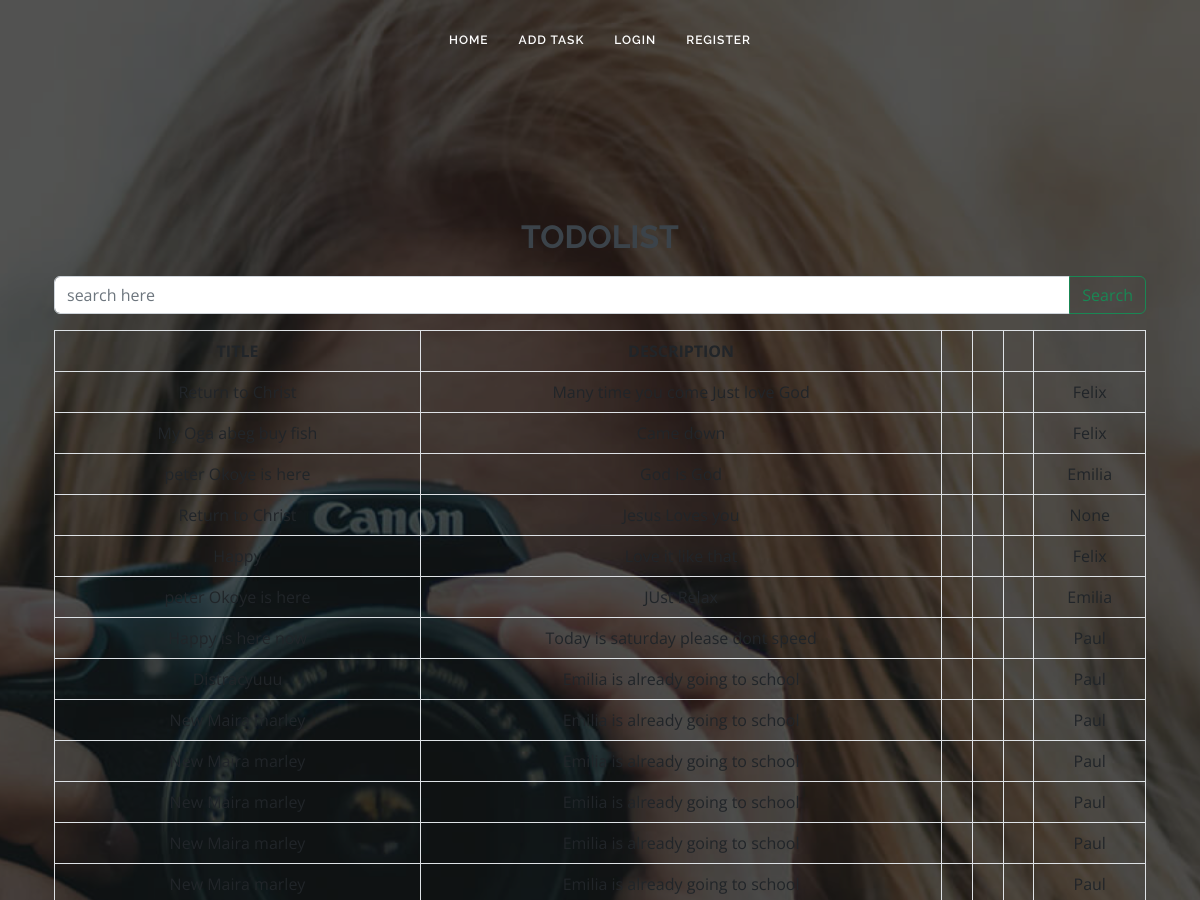
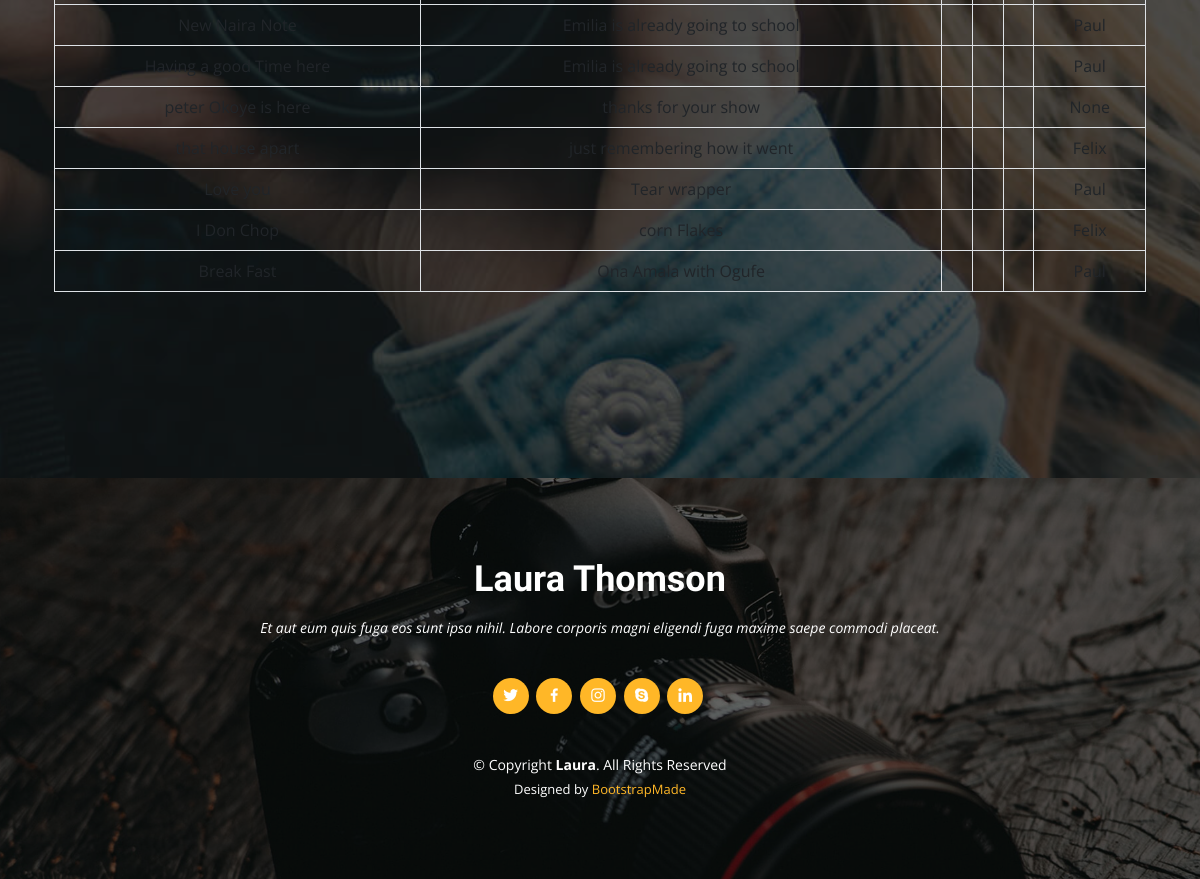
Screenshot of /todo/admins/ with the database file from the repository (2 pictures, top to bottom).
### todos/models.py (models this page shows, shortened)
class BlogTask(models.Model):
    user = models.ForeignKey(User, on_delete=models.CASCADE, blank=True, null=True)
    title = models.CharField(max_length=200)
    description = models.TextField(blank=True, null=True)
    completed = models.BooleanField(default=False)
    created = models.DateTimeField(auto_now_add=True)
    class Meta:
        ordering = ('completed', '-created')
        verbose_name = 'BlogTasks'

### todos/views.py (the view)
# urls.py: path('admins/', AdminView.as_view(), name='admins'),
class AdminView(ListView):
    template_name = 'todos/admin.html'
    model = BlogTask
    context_object_name = 'items'

### templates/todos/admin.html (shortened to what this page needs)
{% extends 'base.html' %}
{% load bootstrap5 %}
{% load bootstrap_icons %}
{% block content %}
{% load static %}
 <section id="about" class="about">
    <div class="container" data-aos="fade-up">
      <div class="section-title mt-5">
        <h2>Todolist</h2>
        <table class="table table-bordered">
          <div>
            <form action="{% url 'search' %}" method="get">
              <div class="input-group mb-3">
              <input type="text" class="form-control" name="q" placeholder="search here" >
              <button class="btn btn-outline-success" type="submit" id="button-addon2">Search</button>
            </div>
          </form>
        </div>
            <thead>
              <tr>
                <th scope="col">TITLE</th>
                <th scope="col">DESCRIPTION</th>
                <th scope="col"></th>
                <th scope="col"></th>
                <th scope="col"></th>
                <th scope="col">{% bs_icon 'person-fill'  size='1.3em' %}</th>
              </tr>
            </thead>
            <tbody>
                {% for item in items %}
                {% if item.completed == False %}
              <tr>
                <td>{{item.title}}</td>
                <td>{{item.description}}</td>
                <td>  {% if item.completed == True %} {% bs_icon 'check-all' color='green' size='1.5em' %} {% else  %} {% bs_icon 'app' color='blue' size='1.5em' %} {% endif%}</td>
                <td><a href="{% url 'update_task' item.id %}">{% bs_icon 'pencil-square' color='blue' size='1.3em' %}</a></i></td>
                <td><a href="{% url 'delete_task' item.id %}">{% bs_icon 'trash' color='red' size='1.3em' %}</a> </td>
                <td>{{item.user}}</td>
              </tr>
              {% else %}
              <tr>
                <td>{{item.title}}</td>
                <td>{{item.description}}</td>
                <td>  {% if item.completed == True %} {% bs_icon 'check-all' color='green' size='1.5em' %} {% else  %} {% bs_icon 'app' color='blue' size='1.5em' %} {% endif%}</td>
                <td><a href="{% url 'update_task' item.id %}">{% bs_icon 'pencil-square' color='blue' size='1.3em' %}</a></i></td>
                <td><a href="{% url 'delete_task' item.id %}">{% bs_icon 'trash' color='red' size='1.3em' %}</a> </td>
                <td>{{item.user}}</td>
              </tr>
              {% endif %}
            {% endfor %}
            </tbody>
          </table>
      </div>
    </div>
    </div>
  </section>
  {% endblock content %}

### templates/base.html (shortened to what this page needs)
{% load static %}
<!DOCTYPE html>
<html lang="en">
<head>
  {% load bootstrap_icons %}
  <link href="{%  static  'assets/vendor/bootstrap/css/bootstrap.min.css' %}" rel="stylesheet">
  <link href="{%  static  'assets/vendor/bootstrap-icons/bootstrap-icons.css' %}" rel="stylesheet">
  <link href="{%  static  'assets/vendor/boxicons/css/boxicons.min.css' %}" rel="stylesheet">
  <link href="{%  static  'assets/vendor/glightbox/css/glightbox.min.css' %}" rel="stylesheet">
  <link href="{%  static  'assets/vendor/swiper/swiper-bundle.min.css' %}" rel="stylesheet">
  <link href="{%  static  'assets/css/style.css' %}" rel="stylesheet">
</head>
<body>
  <header id="header" class="fixed-top d-flex justify-content-center align-items-center header-transparent">
    <nav id="navbar" class="navbar">
      <ul>
        {% if not user.is_authenticated %}
        <li><a class="nav-link scrollto " href="{% url 'tasklist'%}">Home</a></li>
          <li><a class="nav-link scrollto" href="{% url 'create'%}">Add Task</a></li>
          <li><a class="nav-link scrollto " href="{% url 'login'%}">Login</a></li>
          <li><a class="nav-link scrollto " href="{% url 'register'%}">Register</a></li>
        {% endif %}
      </ul>
    </nav>
  </header>
  <main id="main">
    <section id="testimonials" class="testimonials">
      <div class="container position-relative">
            {% block content %}
            {% endblock content %}
  </main>
  <footer id="footer">
    <div class="container">
      <h3>Laura Thomson</h3>
      <p>Et aut eum quis fuga eos sunt ipsa nihil. Labore corporis magni eligendi fuga maxime saepe commodi placeat.</p>
      <div class="social-links">
        <a href="#" class="twitter"><i class="bx bxl-twitter"></i></a>
        <a href="#" class="facebook"><i class="bx bxl-facebook"></i></a>
        <a href="#" class="instagram"><i class="bx bxl-instagram"></i></a>
        <a href="#" class="google-plus"><i class="bx bxl-skype"></i></a>
        <a href="#" class="linkedin"><i class="bx bxl-linkedin"></i></a>
      </div>
      <div class="copyright">
        &copy; Copyright <strong><span>Laura</span></strong>. All Rights Reserved
      </div>
      <div class="credits">
        Designed by <a href="https://bootstrapmade.com/">BootstrapMade</a>
      </div>
    </div>
  </footer>
</body>
</html>

### static/assets/css/style.css (style rules this page uses)
body { font-family: "Open Sans", sans-serif; color: #444444; }
a { color: #ffb727; text-decoration: none; }
h1, h2, h3, h4, h5, h6 { font-family: "Raleway", sans-serif; }
#header { z-index: 997; transition: all 0.5s; height: 80px; background: rgba(25, 28, 31, 0.8); }
#header.header-transparent { background: transparent; }
.navbar { padding: 0; }
.navbar ul { margin: 0; padding: 0; display: flex; list-style: none; align-items: center; }
.navbar li { position: relative; }
.navbar a, .navbar a:focus { display: flex; align-items: center; justify-content: space-between; padding: 10px 15px; color: #fff; white-space: nowrap; transition: 0.3s; font-size: 12px; font-family: "Raleway", sans-serif; text-transform: uppercase; font-weight: 600; letter-spacing: 1px; }
section { padding: 60px 0; }
.section-title { text-align: center; padding: 30px 0; position: relative; }
.section-title h2 { font-size: 32px; font-weight: 700; text-transform: uppercase; margin-bottom: 20px; padding-bottom: 0; color: #3b434a; position: relative; z-index: 2; }
.testimonials { padding: 80px 0; background: url("../img/testimonials-bg.jpg") no-repeat; background-position: center center; background-size: cover; position: relative; }
.testimonials::before { content: ""; position: absolute; left: 0; right: 0; top: 0; bottom: 0; background: rgba(14, 16, 17, 0.7); }
#footer { background: url("../img/footer-bg.jpg") top center no-repeat; background-size: cover; color: #fff; font-size: 14px; text-align: center; padding: 80px 0; position: relative; }
#footer::before { content: ""; position: absolute; left: 0; right: 0; top: 0; bottom: 0; background: rgba(0, 0, 0, 0.6); }
#footer .container { position: relative; }
#footer h3 { font-size: 36px; font-weight: 700; color: #fff; position: relative; font-family: "Satisfy", serif; padding: 0; margin: 0 0 15px 0; }
#footer p { font-size: 15; font-style: italic; padding: 0; margin: 0 0 40px 0; }
#footer .social-links { margin: 0 0 40px 0; }
#footer .social-links a { font-size: 18px; display: inline-block; background: #ffb727; color: #fff; line-height: 1; padding: 8px 0; margin-right: 4px; border-radius: 50%; text-align: center; width: 36px; height: 36px; transition: 0.3s; }
#footer .copyright { margin: 0 0 5px 0; }
#footer .credits { font-size: 13px; }

### rows the page displays
BlogTask: title "Return to Christ", description "Many time you come Just love God", user "Felix"
BlogTask: title "My Oga abeg buy fish", description "Came down", user "Felix"
BlogTask: title "peter Okoye is here", user "Emilia"
BlogTask: title "Return to Christ", description "Jesus Loves you", user "None"
BlogTask: title "Happy", user "Felix"
BlogTask: title "peter Okoye is here", description "JUst Relax", user "Emilia"
BlogTask: title "Happy is here now", description "Today is saturday please dont speed", user "Paul"
BlogTask: title "Distracyuuu", description "Emilia is already going to school", user "Paul"
BlogTask: title "New Maira marley", description "Emilia is already going to school", user "Paul"
BlogTask: title "New Maira marley", description "Emilia is already going to school", user "Paul"
BlogTask: title "New Maira marley", description "Emilia is already going to school", user "Paul"
BlogTask: title "New Maira marley", description "Emilia is already going to school", user "Paul"
BlogTask: title "New Maira marley", description "Emilia is already going to school", user "Paul"
BlogTask: title "New Naira Note", description "Emilia is already going to school", user "Paul"
BlogTask: title "Having a good Time here", description "Emilia is already going to school", user "Paul"
BlogTask: title "peter Okoye is here", description "thanks for your show", user "None"
BlogTask: description "just remembering how it went", user "Felix"
BlogTask: title "Love you", description "Tear wrapper", user "Paul"
BlogTask: description "corn Flakes", user "Felix"
BlogTask: description "Ona Amala with Ogufe", user "Paul"
